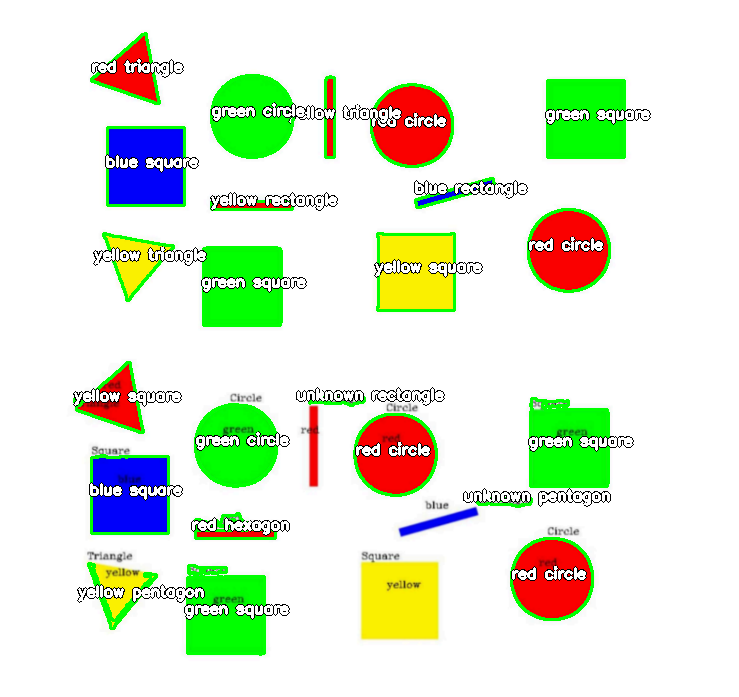
#> input picture result.png, 739 x 697 px
$ python shape_detection.py result.png
#> lines starting #> are read from the running program, lines starting #| are printed output that depends on the picture; after the words box and inside, x2 and y2 are one past the last pixel; in counts of white or black regions, pixels touching at a corner belong together
import cv2
import numpy as np
import argparse
import os

def detect_shapes(image_path):
#> called with image_path = 'result.png'
    img = cv2.imread(image_path)
#> img is the input picture: shape (697, 739, 3); mean B, G, R 211.6, 234, 223
    if img is None:
        print(f'Error: Cannot load image from {image_path}')
        return None, []

    original = img.copy()
    gray = cv2.cvtColor(img, cv2.COLOR_BGR2GRAY)
    blurred = cv2.GaussianBlur(gray, (7, 7), 0)
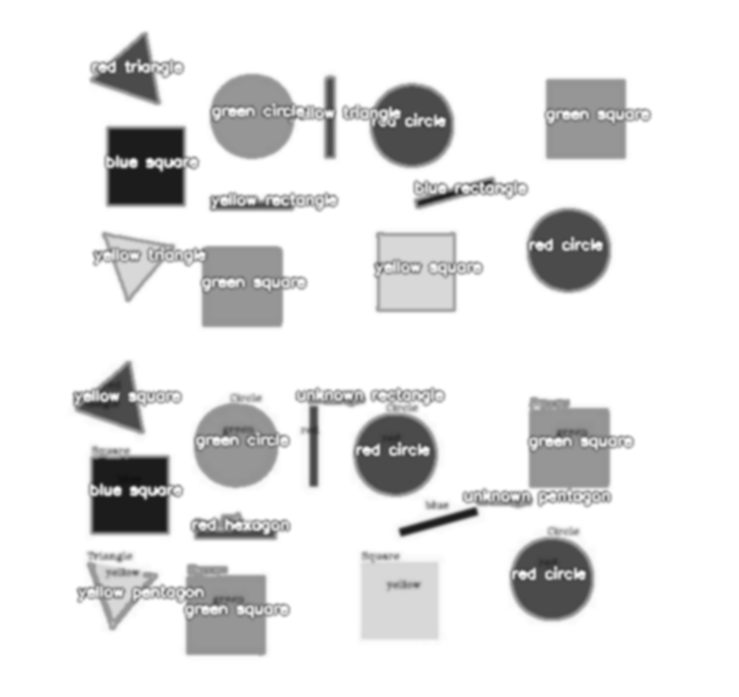
#> blurred: shape (697, 739); min 18, max 255, mean 228.2

    thresh = cv2.adaptiveThreshold(blurred, 255, cv2.ADAPTIVE_THRESH_GAUSSIAN_C, cv2.THRESH_BINARY_INV, 11, 2)
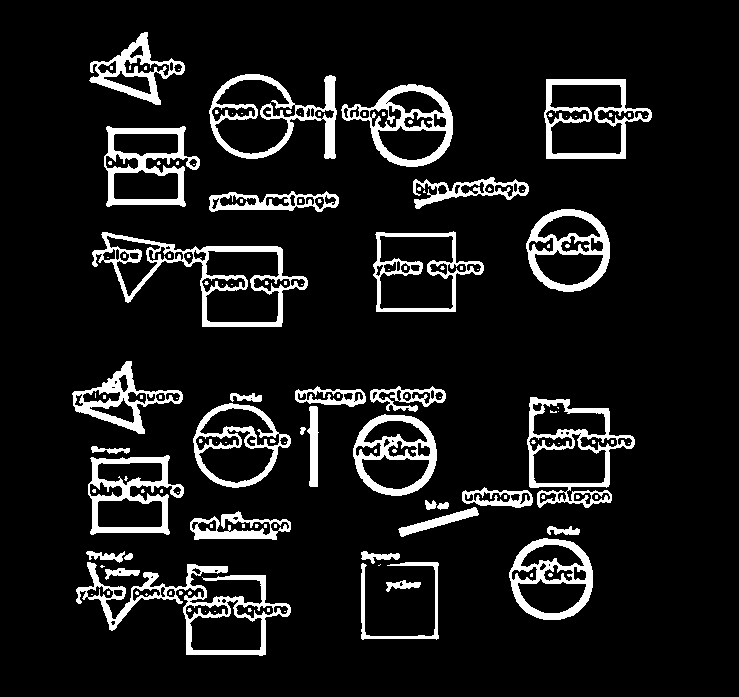
#> thresh: shape (697, 739); 9.9% white; 138 white regions (101 under 20 px), largest, box (x1, y1, x2, y2) and area: (76, 562, 291, 656) 4132, (92, 232, 308, 327) 3841, (527, 397, 635, 508) 3006

    kernel = np.ones((3,3), np.uint8)
    thresh = cv2.morphologyEx(thresh, cv2.MORPH_CLOSE, kernel)
#> thresh: shape (697, 739); 10.5% white; 50 white regions (20 under 20 px), largest, box (x1, y1, x2, y2) and area: (76, 551, 291, 656) 4913, (92, 232, 308, 327) 4224, (527, 397, 635, 508) 3410
    thresh = cv2.morphologyEx(thresh, cv2.MORPH_OPEN, kernel)
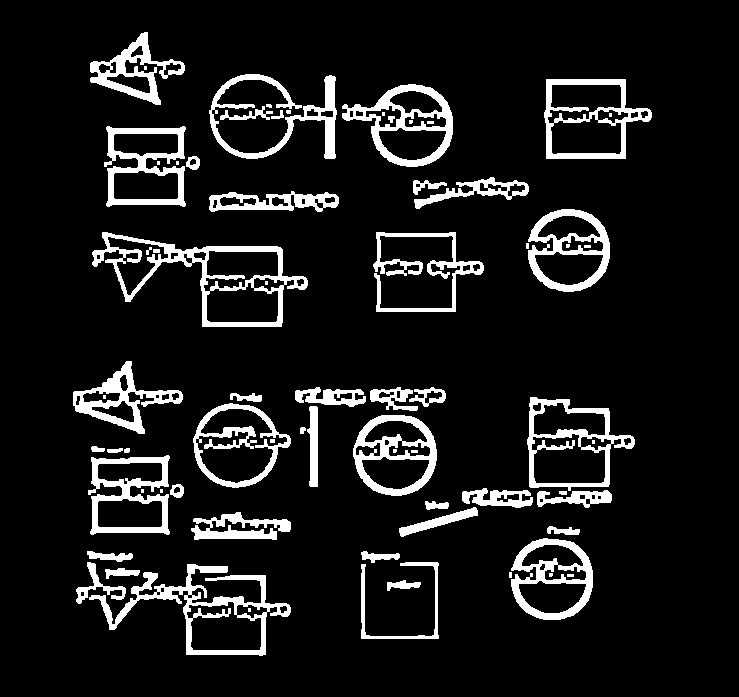
#> thresh: shape (697, 739); 10.2% white; 71 white regions (18 under 20 px), largest, box (x1, y1, x2, y2) and area: (92, 232, 308, 327) 4036, (89, 564, 291, 656) 3894, (342, 84, 453, 167) 2802

    edges = cv2.Canny(blurred, 30, 100)
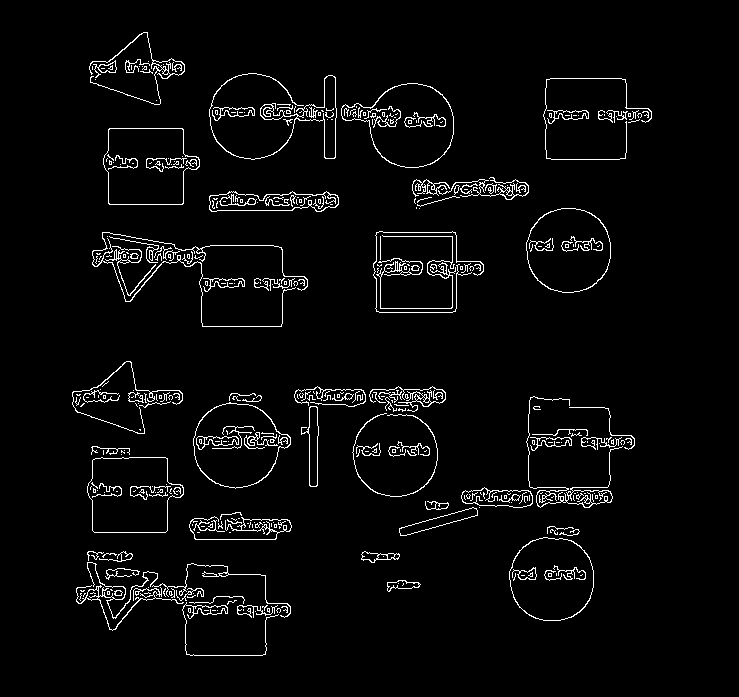
#> edges: shape (697, 739); 3.6% white in thin lines or dots, all inside (x1, y1, x2, y2) = (72, 32, 652, 656)
    combined = cv2.bitwise_or(thresh, edges)
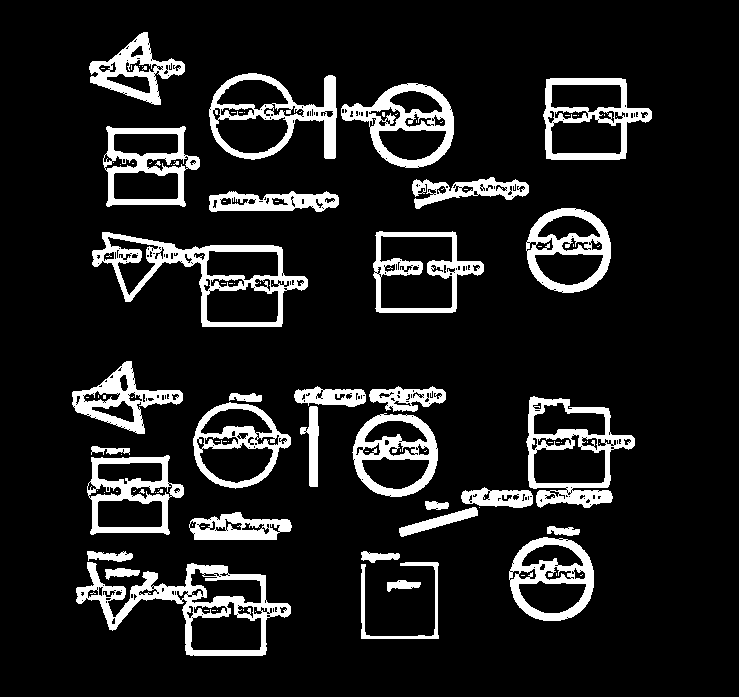
#> combined: shape (697, 739); 12% white; 109 white regions (77 under 20 px)

    contours, _ = cv2.findContours(combined, cv2.RETR_EXTERNAL, cv2.CHAIN_APPROX_SIMPLE)
#> contours = 34 contours, 2 with area under 20; largest, box (x1, y1, x2, y2) and area: (92, 232, 308, 327) 10166, (76, 562, 291, 656) 9330, (526, 396, 635, 508) 8126, (209, 73, 337, 160) 7130, (543, 78, 652, 160) 6830

    color_ranges = {
        'red': [
            ((0, 120, 70), (10, 255, 255)),
            ((170, 120, 70), (180, 255, 255))
        ],
        'green': ((35, 40, 40), (85, 255, 255)),
        'blue': ((90, 50, 50), (130, 255, 255)),
        'yellow': ((20, 100, 100), (40, 255, 255)),
        'orange': ((10, 100, 100), (25, 255, 255)),
        'purple': ((130, 50, 50), (160, 255, 255))
    }

    results = []

    for contour in contours:
        area = cv2.contourArea(contour)
        if area < 300 or area > 50000:
            continue

        epsilon = 0.03 * cv2.arcLength(contour, True)
        approx = cv2.approxPolyDP(contour, epsilon, True)
        vertices = len(approx)

        shape = 'unknown'

        if vertices == 3:
            shape = 'triangle'
        elif vertices == 4:
            x, y, w, h = cv2.boundingRect(approx)
            aspect_ratio = float(w) / h
            if 0.85 <= aspect_ratio <= 1.15:
                shape = 'square'
            else:
                shape = 'rectangle'
        elif vertices == 5:
            shape = 'pentagon'
        elif vertices == 6:
            shape = 'hexagon'
        elif vertices > 6:
            perimeter = cv2.arcLength(contour, True)
            if perimeter > 0:
                circularity = 4 * np.pi * area / (perimeter * perimeter)
                if circularity > 0.75:
                    shape = 'circle'
                elif circularity > 0.6:
                    shape = 'oval'

        if shape == 'unknown':
            continue

        mask = np.zeros(gray.shape, np.uint8)
        cv2.drawContours(mask, [contour], 0, 255, -1)
        hsv = cv2.cvtColor(img, cv2.COLOR_BGR2HSV)
        mean_val = cv2.mean(hsv, mask=mask)
        h_value, s_value, v_value = mean_val[0], mean_val[1], mean_val[2]

        color_name = 'unknown'
        max_score = 0

        for color, ranges in color_ranges.items():
            score = 0
            if color == 'red' and isinstance(ranges, list):
                lower1, upper1 = ranges[0]
                lower2, upper2 = ranges[1]
                if ((lower1[0] <= h_value <= upper1[0] and
                     lower1[1] <= s_value <= upper1[1] and
                     lower1[2] <= v_value <= upper1[2]) or
                    (lower2[0] <= h_value <= upper2[0] and
                     lower2[1] <= s_value <= upper2[1] and
                     lower2[2] <= v_value <= upper2[2])):
                    score = min(s_value, v_value)
            else:
                lower, upper = ranges
                if (lower[0] <= h_value <= upper[0] and
                    lower[1] <= s_value <= upper[1] and
                    lower[2] <= v_value <= upper[2]):
                    score = min(s_value, v_value)

            if score > max_score:
                max_score = score
                color_name = color

        results.append({'shape': shape, 'color': color_name, 'contour': contour, 'area': area, 'vertices': vertices})

        cv2.drawContours(original, [contour], -1, (0, 255, 0), 2)
        M = cv2.moments(contour)
        if M['m00'] != 0:
            cX = int(M['m10'] / M['m00'])
            cY = int(M['m01'] / M['m00'])
            text = f'{color_name} {shape}'
            cv2.putText(original, text, (cX-40, cY), cv2.FONT_HERSHEY_SIMPLEX, 0.5, (0, 0, 0), 3)
            cv2.putText(original, text, (cX-40, cY), cv2.FONT_HERSHEY_SIMPLEX, 0.5, (255, 255, 255), 2)
#> this loop made 34 passes
#> (area, epsilon, approx, vertices, shape, x, y, w) on passes 22, 28, 29: (1205, 7.09, [[369, 394], [393, 411], [445, 399], [432, 386]], 4, 'rectangle', 369, 386, 77), (1952, 9.36, [[209, 196], [211, 211], [338, 204], [326, 191]], 4, 'rectangle', 209, 191, 130), (1731.5, 11.5, [[528, 185], [412, 190], [433, 194], [419, 208]], 4, 'rectangle', 412, 185, 117)
#> (area, epsilon, vertices, shape, perimeter, circularity, mean_val, h_value) on passes 7, 14, 17, 19, 27, 30: (5612, 8.5, 8, 'circle', 283.3, 0.879, (11.27, 219.9, 236.6, 0), 11.27), (5917, 10.53, 7, 'oval', 351.1, 0.603, (96.66, 212.2, 234.2, 0), 96.66), (5595, 8.72, 8, 'circle', 290.6, 0.833, (11.14, 219.8, 236.3, 0), 11.14), (5907, 9.17, 8, 'circle', 305.6, 0.795, (50.34, 206, 235.9, 0), 50.34), (5663, 8.5, 8, 'circle', 283.3, 0.887, (9.74, 220, 239, 0), 9.74), (6031, 10.63, 7, 'oval', 354.2, 0.604, (97.06, 213, 236.8, 0), 97.06)
#> hsv: shape (697, 739, 3); mean H, S, V 11.6, 43.7, 249.3
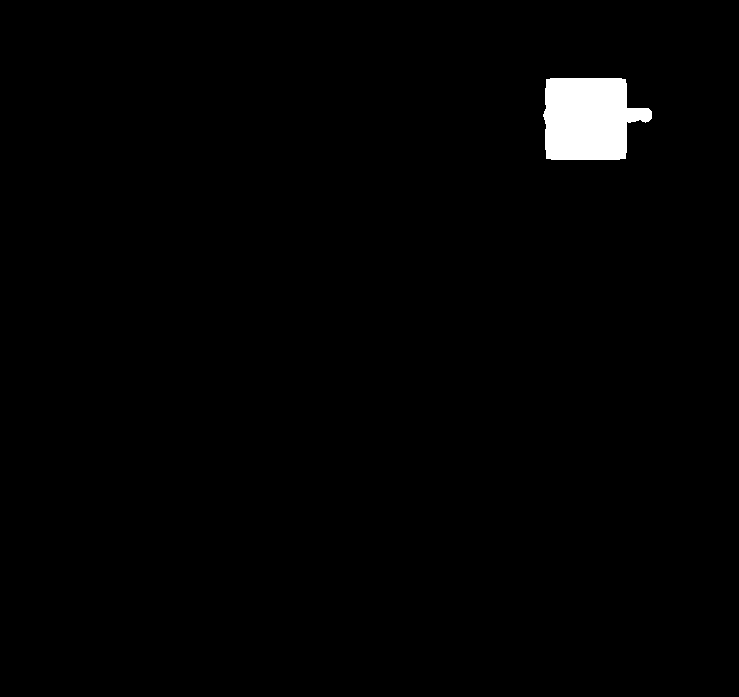
#> mask: shape (697, 739); 1.4% white; 1 white region, box (x1, y1, x2, y2) and area: (543, 78, 652, 160) 7010
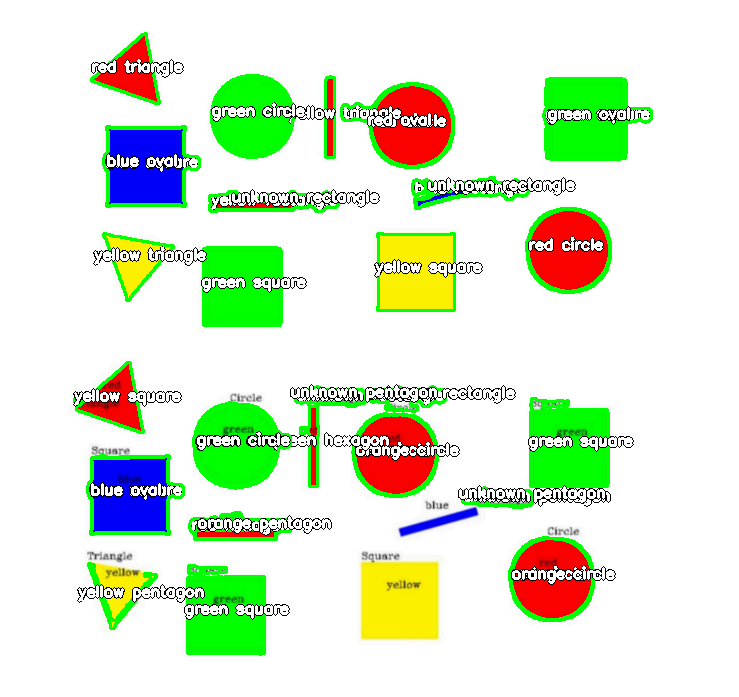
#> original: shape (697, 739, 3); 2.78% of pixels changed, all inside (x1, y1, x2, y2) = (86, 77, 653, 622)
#> after the loop, results = 15 items

    return original, results

def main():
    parser = argparse.ArgumentParser(description='Detect shapes and colors in an image')
    parser.add_argument('image_path', help='Path to the input image')
    parser.add_argument('-o', '--output', default='result.jpg', help='Path to save the output image')
    args = parser.parse_args()

    if not os.path.exists(args.image_path):
        print(f'Error: File {args.image_path} does not exist')
        print('Available files in current directory:')
        for f in os.listdir('.'):
            if f.lower().endswith(('.png', '.jpg', '.jpeg')):
                print(f'  - {f}')
        return

    print(f'Processing image: {args.image_path}')
    result_image, detected_objects = detect_shapes(args.image_path)
#> detected_objects = 15 items

    if result_image is None:
        return

    cv2.imwrite(args.output, result_image)
    print(f'Output image saved as {args.output}')

    print('\nDetected Objects:')
    print('-----------------')
    print(f'{"No.":<3} {"Shape":<12} {"Color":<10} {"Vertices":<8} {"Area":<8}')
    print('-' * 40)

    for i, obj in enumerate(detected_objects, 1):
        print(f'{i:<3} {obj["shape"]:<12} {obj["color"]:<10} {obj["vertices"]:<8} {obj["area"]:<8.0f}')
#> this loop made 15 passes
#| 1   circle       orange     8        5612
#| 2   pentagon     orange     5        2004
#| 3   pentagon     unknown    5        1030
#| 4   oval         blue       7        5917
#| 5   circle       orange     8        5595
#| 6   hexagon      green      6        692
#| 7   circle       green      8        5907
#| 8   rectangle    unknown    4        1205
#> (further printed lines are left out)

if __name__ == '__main__':
    main()
